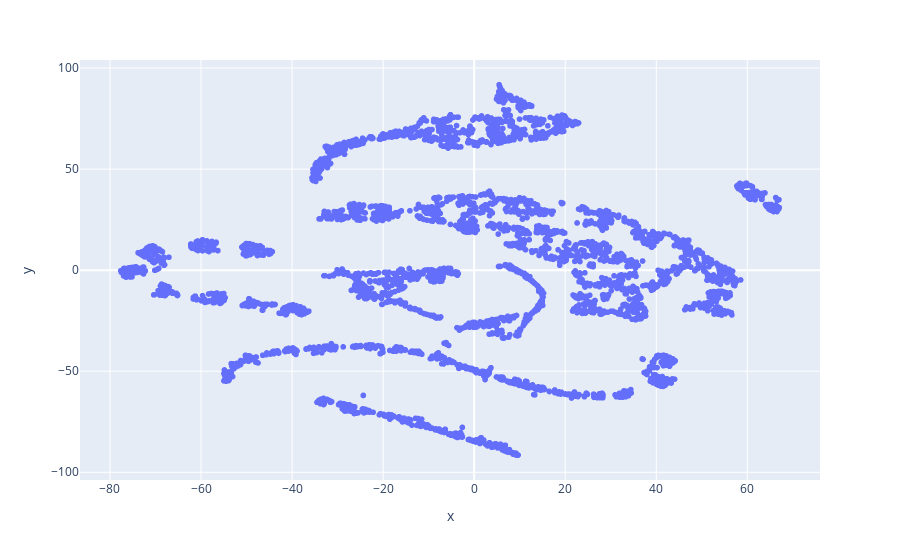

Write notebook code for a chart like this one.
### Code cell
# visualizacion de la data
fig = px.scatter(df_tsne, x='x', y='y')
fig.show()

### Figure 1 — Plotly figure (JSON) as saved in the notebook; plotly's stock layout.template omitted (floating-point values rounded to 4 significant figures; data arrays with more than 128 entries replaced by an {"elided": "..."} marker saying what was removed)
{"data": [{"hovertemplate": "x=%{x}<br>y=%{y}<extra></extra>", "legendgroup": "", "marker": {"color": "#636efa", "symbol": "circle"}, "mode": "markers", "name": "", "showlegend": false, "type": "scattergl", "x": {"elided": "4314 float values"}, "xaxis": "x", "y": {"elided": "4314 float values"}, "yaxis": "y"}], "layout": {"legend": {"tracegroupgap": 0}, "margin": {"t": 60}, "xaxis": {"anchor": "y", "domain": [0, 1], "title": {"text": "x"}}, "yaxis": {"anchor": "x", "domain": [0, 1], "title": {"text": "y"}}}}
